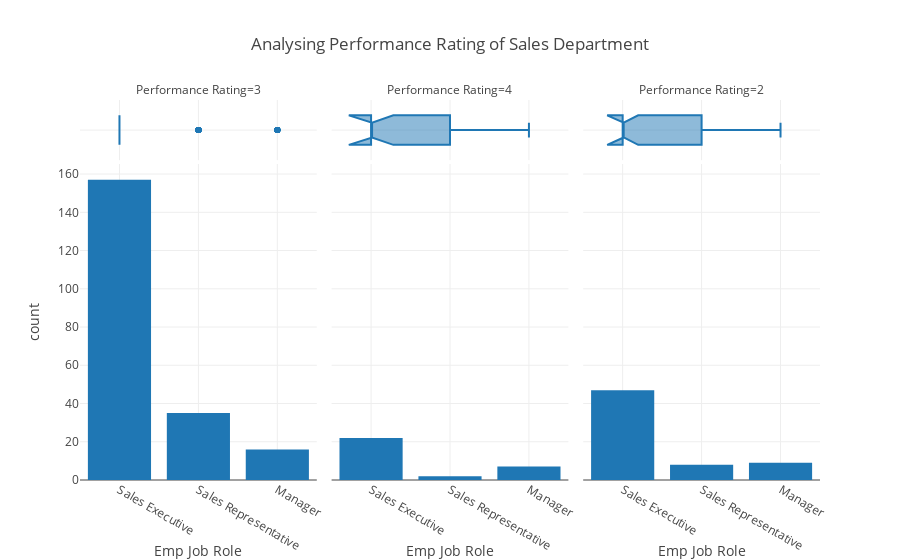

Notebook code for this chart:
### Markdown cell above
# Analysis for Sales-Team

### Code cell
#Sales-Team distribution

plt.figure(figsize=(10,6))
fig = px.histogram(df_sales, x='EmpJobRole', facet_col='PerformanceRating', facet_col_wrap=0, nbins=80, labels={'EmpJobRole':'Emp Job Role', 'PerformanceRating':'Performance Rating'}, title='Analysing Performance Rating of Sales Department', template='gridon', marginal='box')
fig.show()

### Figure 1 — Plotly figure (JSON) as saved in the notebook; plotly's stock layout.template omitted (floating-point values rounded to 4 significant figures; data arrays with more than 128 entries replaced by an {"elided": "..."} marker saying what was removed)
{"data": [{"alignmentgroup": "True", "bingroup": "x", "hovertemplate": "Performance Rating=3<br>Emp Job Role=%{x}<br>count=%{y}<extra></extra>", "legendgroup": "", "marker": {"color": "#1F77B4", "pattern": {"shape": ""}}, "name": "", "nbinsx": 80, "offsetgroup": "", "orientation": "v", "showlegend": false, "type": "histogram", "x": {"elided": "208 str values"}, "xaxis": "x", "yaxis": "y"}, {"alignmentgroup": "True", "hovertemplate": "Performance Rating=3<br>Emp Job Role=%{x}<extra></extra>", "legendgroup": "", "marker": {"color": "#1F77B4"}, "name": "", "notched": true, "offsetgroup": "", "showlegend": false, "type": "box", "x": {"elided": "208 str values"}, "xaxis": "x4", "yaxis": "y4"}, {"alignmentgroup": "True", "bingroup": "x", "hovertemplate": "Performance Rating=4<br>Emp Job Role=%{x}<br>count=%{y}<extra></extra>", "legendgroup": "", "marker": {"color": "#1F77B4", "pattern": {"shape": ""}}, "name": "", "nbinsx": 80, "offsetgroup": "", "orientation": "v", "showlegend": false, "type": "histogram", "x": ["Sales Executive", "Sales Executive", "Manager", "Sales Executive", "Sales Executive", "Sales Executive", "Manager", "Sales Representative", "Sales Executive", "Manager", "Manager", "Sales Executive", "Sales Representative", "Manager", "Sales Executive", "Sales Executive", "Sales Executive", "Sales Executive", "Sales Executive", "Sales Executive", "Sales Executive", "Sales Executive", "Sales Executive", "Manager", "Sales Executive", "Sales Executive", "Sales Executive", "Manager", "Sales Executive", "Sales Executive", "Sales Executive"], "xaxis": "x2", "yaxis": "y2"}, {"alignmentgroup": "True", "hovertemplate": "Performance Rating=4<br>Emp Job Role=%{x}<extra></extra>", "legendgroup": "", "marker": {"color": "#1F77B4"}, "name": "", "notched": true, "offsetgroup": "", "showlegend": false, "type": "box", "x": ["Sales Executive", "Sales Executive", "Manager", "Sales Executive", "Sales Executive", "Sales Executive", "Manager", "Sales Representative", "Sales Executive", "Manager", "Manager", "Sales Executive", "Sales Representative", "Manager", "Sales Executive", "Sales Executive", "Sales Executive", "Sales Executive", "Sales Executive", "Sales Executive", "Sales Executive", "Sales Executive", "Sales Executive", "Manager", "Sales Executive", "Sales Executive", "Sales Executive", "Manager", "Sales Executive", "Sales Executive", "Sales Executive"], "xaxis": "x5", "yaxis": "y5"}, {"alignmentgroup": "True", "bingroup": "x", "hovertemplate": "Performance Rating=2<br>Emp Job Role=%{x}<br>count=%{y}<extra></extra>", "legendgroup": "", "marker": {"color": "#1F77B4", "pattern": {"shape": ""}}, "name": "", "nbinsx": 80, "offsetgroup": "", "orientation": "v", "showlegend": false, "type": "histogram", "x": ["Sales Representative", "Sales Executive", "Manager", "Sales Executive", "Manager", "Sales Executive", "Sales Executive", "Sales Executive", "Sales Executive", "Sales Executive", "Sales Executive", "Sales Executive", "Sales Executive", "Sales Representative", "Sales Executive", "Sales Executive", "Manager", "Sales Executive", "Sales Executive", "Sales Executive", "Manager", "Sales Executive", "Sales Executive", "Sales Executive", "Sales Representative", "Sales Executive", "Sales Executive", "Sales Executive", "Sales Executive", "Sales Executive", "Sales Executive", "Sales Executive", "Sales Representative", "Sales Representative", "Sales Executive", "Sales Executive", "Sales Executive", "Manager", "Manager", "Sales Executive", "Sales Executive", "Sales Executive", "Sales Executive", "Sales Executive", "Sales Executive", "Sales Representative", "Sales Executive", "Sales Executive", "Sales Executive", "Sales Representative", "Sales Executive", "Manager", "Sales Executive", "Sales Executive", "Sales Representative", "Sales Executive", "Sales Executive", "Sales Executive", "Sales Executive", "Sales Executive", "Manager", "Sales Executive", "Manager", "Sales Executive"], "xaxis": "x3", "yaxis": "y3"}, {"alignmentgroup": "True", "hovertemplate": "Performance Rating=2<br>Emp Job Role=%{x}<extra></extra>", "legendgroup": "", "marker": {"color": "#1F77B4"}, "name": "", "notched": true, "offsetgroup": "", "showlegend": false, "type": "box", "x": ["Sales Representative", "Sales Executive", "Manager", "Sales Executive", "Manager", "Sales Executive", "Sales Executive", "Sales Executive", "Sales Executive", "Sales Executive", "Sales Executive", "Sales Executive", "Sales Executive", "Sales Representative", "Sales Executive", "Sales Executive", "Manager", "Sales Executive", "Sales Executive", "Sales Executive", "Manager", "Sales Executive", "Sales Executive", "Sales Executive", "Sales Representative", "Sales Executive", "Sales Executive", "Sales Executive", "Sales Executive", "Sales Executive", "Sales Executive", "Sales Executive", "Sales Representative", "Sales Representative", "Sales Executive", "Sales Executive", "Sales Executive", "Manager", "Manager", "Sales Executive", "Sales Executive", "Sales Executive", "Sales Executive", "Sales Executive", "Sales Executive", "Sales Representative", "Sales Executive", "Sales Executive", "Sales Executive", "Sales Representative", "Sales Executive", "Manager", "Sales Executive", "Sales Executive", "Sales Representative", "Sales Executive", "Sales Executive", "Sales Executive", "Sales Executive", "Sales Executive", "Manager", "Sales Executive", "Manager", "Sales Executive"], "xaxis": "x6", "yaxis": "y6"}], "layout": {"annotations": [{"font": {}, "showarrow": false, "text": "Performance Rating=3", "x": 0.16, "xanchor": "center", "xref": "paper", "y": 1, "yanchor": "bottom", "yref": "paper"}, {"font": {}, "showarrow": false, "text": "Performance Rating=4", "x": 0.5, "xanchor": "center", "xref": "paper", "y": 1, "yanchor": "bottom", "yref": "paper"}, {"font": {}, "showarrow": false, "text": "Performance Rating=2", "x": 0.84, "xanchor": "center", "xref": "paper", "y": 1, "yanchor": "bottom", "yref": "paper"}], "barmode": "relative", "legend": {"tracegroupgap": 0}, "title": {"text": "Analysing Performance Rating of Sales Department"}, "xaxis": {"anchor": "y", "domain": [0, 0.32], "title": {"text": "Emp Job Role"}}, "xaxis2": {"anchor": "y2", "domain": [0.34, 0.66], "matches": "x", "title": {"text": "Emp Job Role"}}, "xaxis3": {"anchor": "y3", "domain": [0.68, 1.0], "matches": "x", "title": {"text": "Emp Job Role"}}, "xaxis4": {"anchor": "y4", "domain": [0, 0.32], "matches": "x", "showticklabels": false}, "xaxis5": {"anchor": "y5", "domain": [0.34, 0.66], "matches": "x", "showticklabels": false}, "xaxis6": {"anchor": "y6", "domain": [0.68, 1.0], "matches": "x", "showticklabels": false}, "yaxis": {"anchor": "x", "domain": [0, 0.8316], "title": {"text": "count"}}, "yaxis2": {"anchor": "x2", "domain": [0, 0.8316], "matches": "y", "showticklabels": false}, "yaxis3": {"anchor": "x3", "domain": [0, 0.8316], "matches": "y", "showticklabels": false}, "yaxis4": {"anchor": "x4", "domain": [0.8416, 1], "matches": "y4", "showline": false, "showticklabels": false, "ticks": ""}, "yaxis5": {"anchor": "x5", "domain": [0.8416, 1], "matches": "y4", "showline": false, "showticklabels": false, "ticks": ""}, "yaxis6": {"anchor": "x6", "domain": [0.8416, 1], "matches": "y4", "showline": false, "showticklabels": false, "ticks": ""}}}
